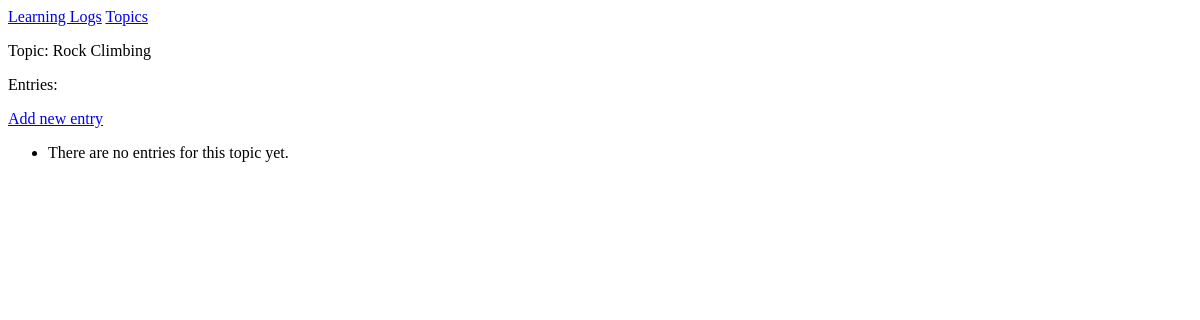
The page /topics/2/ on the database as committed earlier.
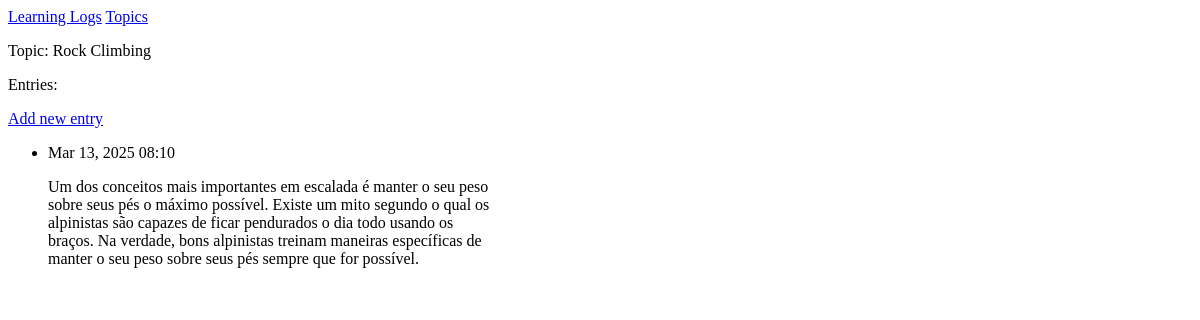
The same page on the database as committed later.
### learning_logs/models.py (models this page shows, shortened)
class Entry(models.Model):
    topic = models.ForeignKey(Topic, on_delete=models.CASCADE)
    text = models.TextField()
    data_added = models.DateTimeField(auto_now_add=True)
    class Meta:
        verbose_name_plural = 'entries'

### learning_logs/views.py (the view)
# urls.py: re_path(r'^topics/(?P<topic_id>\d+)/$', views.topic, name='topic'),
def topic(request, topic_id):
    topic = Topic.objects.get(id=topic_id)
    entries = topic.entry_set.order_by('data_added')
    context = {'topic': topic, 'entries': entries}
    return render(request, 'learning_logs/topic.html', context)

### learning_logs/models.py (called while the page is built)
    def __str__(self):
        return self.text

### learning_logs/templates/learning_logs/topic.html
{% extends "learning_logs/base.html" %}
{% block content %}
<p>
    Topic: {{ topic }}
</p>
<p>
    Entries:
</p>
<p>
    <a href="{% url 'learning_logs:new_entry' topic.id %}">
        Add new entry
    </a>
</p>
<ul>
    {% for entry in entries %}
    <li>
        <p>{{ entry.data_added|date:'M d, Y H:i' }}</p>
        <p>{{ entry.text|linebreaks }}</p>
    </li>
    {% empty %}
    <li>
        There are no entries for this topic yet.
    </li>
    {% endfor %}
</ul>
{% endblock content %}

Rows that differ between the two databases and show on the page:
added Entry: data_added "Mar 13, 2025 08:10", text "Um dos conceitos mais importantes em escalada é manter o seu peso sobre seus pés o máximo possível. Existe um mito segundo o qual os alpinistas são capazes de ficar pendurados o dia todo usando os braços. Na verdade, bons alpinistas treinam maneiras específicas de manter o seu peso sobre seus pés sempre que for possível."
Other text that changed with them:
text no longer shown: "There are no entries for this topic yet."
